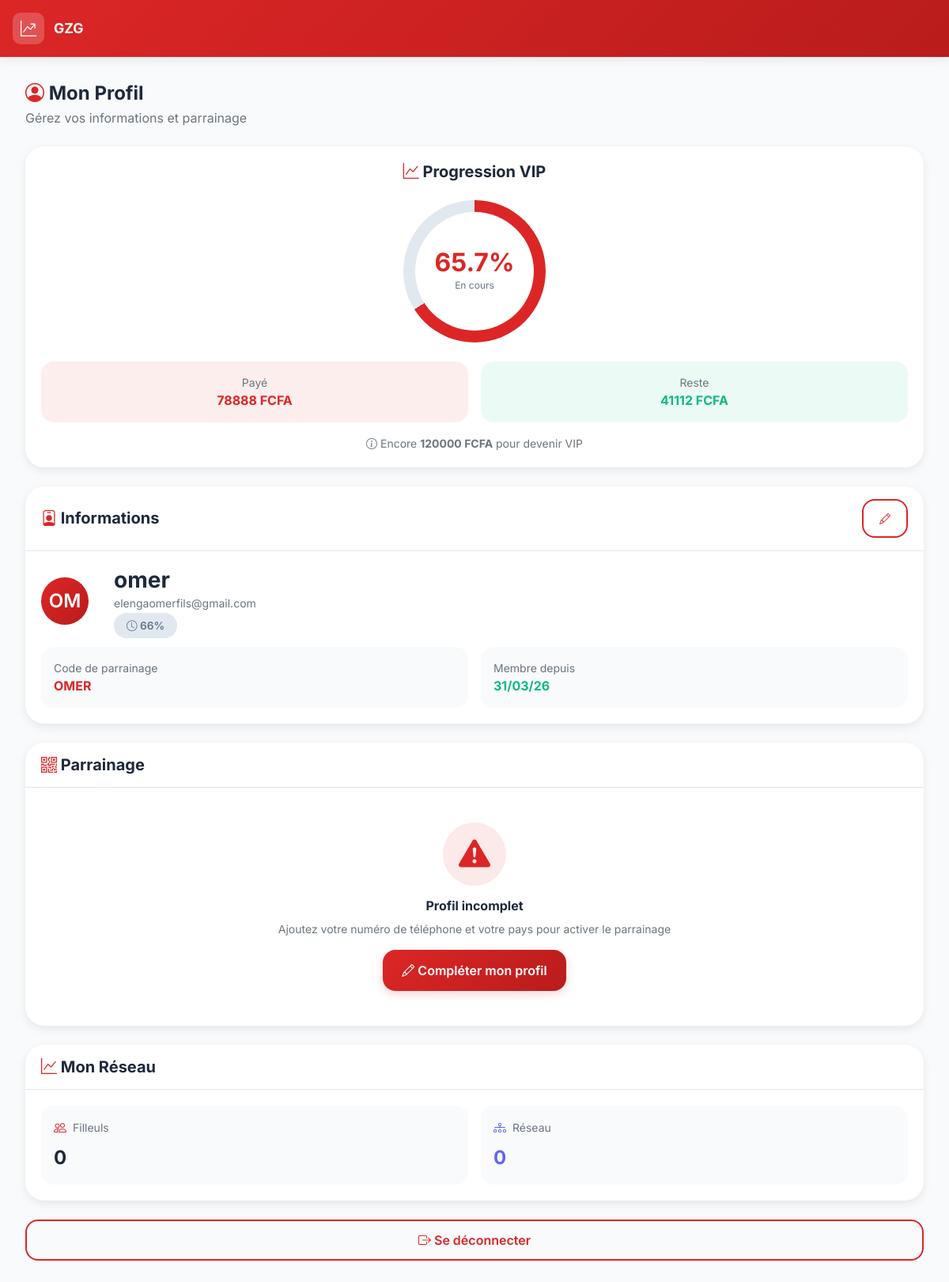
The page /profil/ (signed in) on the database its author committed.
### parrainage/models.py (models this page shows, shortened)
class GlobalSettings(models.Model):
    required_quota = models.DecimalField(
        max_digits=12,
        decimal_places=2,
        default=100000.00,
        help_text="Le montant total pour devenir VIP et accéder aux marchés."
    )
    updated_at = models.DateTimeField(auto_now=True)
    class Meta:
        verbose_name = "Paramètre Global"
        verbose_name_plural = "Paramètres Globaux"
    @classmethod
    def get_current_quota(cls):
        config, _ = cls.objects.get_or_create(id=1)
        return config.required_quota

class Profile(models.Model):
    user = models.OneToOneField(User, on_delete=models.CASCADE, related_name='profile')
    referrer = models.ForeignKey(
        'self',
        on_delete=models.SET_NULL,
        null=True,
        blank=True,
        related_name='referrals'
    )
    referral_code = models.CharField(max_length=50, unique=True, editable=False)
    phone_number = models.CharField(max_length=20, blank=True, null=True, help_text="Numéro de téléphone")
    country = CountryField(blank=True, null=True, help_text="Pays de résidence")
    total_paid = models.DecimalField(max_digits=12, decimal_places=2, default=0.00)
    is_vip = models.BooleanField(default=False)
    reset_token = models.CharField(max_length=64, blank=True, null=True)
    reset_token_expires = models.DateTimeField(blank=True, null=True)
    REFERRAL_LIMIT = 2  # Maximum 2 filleuls directs
    @property
    def is_profile_complete(self):
        return bool(self.phone_number and self.country)
    @property
    def remaining_amount(self):
        from decimal import Decimal
        quota = GlobalSettings.get_current_quota()
        return max(Decimal(quota) - Decimal(self.total_paid), Decimal(0))
    @property
    def progress_percent(self):
        from decimal import Decimal
        quota = GlobalSettings.get_current_quota()
        if quota <= 0: return 0
        return min((float(self.total_paid) / float(quota)) * 100, 100)
    def get_downline_tree(self, level=0, max_depth=10):
        if level >= max_depth:
            return []
        tree = []
        return tree

### parrainage/views.py (the view, shortened to what this page needs)
# urls.py: path('profil/', views.profile_view, name='profile'),
@login_required
def profile_view(request):
    from django_countries import countries as countries_data
    profile, created = Profile.objects.get_or_create(user=request.user)
    quota = GlobalSettings.get_current_quota()
    def count_downline(tree):
        count = 0
        for node in tree:
            count += 1
            count += count_downline(node.get('children', []))
        return count
    total_downline = count_downline(profile.get_downline_tree())
    context = {
        'profile': profile,
        'quota': quota,
        'total_downline': total_downline,
        'countries': list(countries_data),
    }
    return render(request, 'parrainage/profile.html', context)

### templates/parrainage/profile.html (shortened to what this page needs)
{% extends 'parrainage/base.html' %}
{% block content %}
<div class="slide-up">
    <div class="mb-4">
        <h2 class="fw-bold mb-1" style="font-size: 1.5rem;">
            <i class="bi bi-person-circle" style="color: var(--primary-color);"></i>
            Mon Profil
        </h2>
        <p class="text-secondary mb-0">Gérez vos informations et parrainage</p>
    </div>
    <div class="card-mobile mb-4">
        <div class="card-mobile-body text-center">
            <h5 class="fw-bold mb-4">
                <i class="bi bi-graph-up" style="color: var(--primary-color);"></i>
                Progression VIP
            </h5>
            <div class="circular-progress-wrapper mb-4">
                <div class="circular-progress" style="--progress: {{ profile.progress_percent|floatformat:0 }}">
                    <div class="circular-progress-content">
                        <div class="circular-progress-percent">{{ profile.progress_percent|floatformat:1 }}%</div>
                        <div class="circular-progress-label">
                            {% if profile.is_vip %}
                            <span style="color: var(--success-color);"><i class="bi bi-check-circle"></i> VIP</span>
                            {% else %}
                            En cours
                            {% endif %}
                        </div>
                    </div>
                </div>
            </div>
            <div class="row g-3">
                <div class="col-6">
                    <div class="p-3" style="background: rgba(220, 38, 38, 0.08); border-radius: var(--radius-md);">
                        <small class="text-secondary d-block">Payé</small>
                        <strong style="color: var(--primary-color);">{{ profile.total_paid|floatformat:0 }} FCFA</strong>
                    </div>
                </div>
                <div class="col-6">
                    <div class="p-3" style="background: rgba(16, 185, 129, 0.08); border-radius: var(--radius-md);">
                        <small class="text-secondary d-block">Reste</small>
                        <strong style="color: var(--success-color);">{{ profile.remaining_amount|floatformat:0 }} FCFA</strong>
                    </div>
                </div>
            </div>
            {% if not profile.is_vip %}
            <p class="text-secondary small mt-3 mb-0">
                <i class="bi bi-info-circle"></i> Encore <strong>{{ quota|floatformat:0 }} FCFA</strong> pour devenir VIP
            </p>
            {% endif %}
        </div>
    </div>
    <div class="card-mobile mb-4">
        <div class="card-mobile-header">
            <h5 class="fw-bold mb-0">
                <i class="bi bi-person-badge" style="color: var(--primary-color);"></i>
                Informations
            </h5>
            <button class="btn btn-sm btn-outline-primary" onclick="openEditModal()">
                <i class="bi bi-pencil"></i>
            </button>
        </div>
        <div class="card-mobile-body">
            <div class="d-flex align-items-center gap-3 mb-3">
                <div class="list-item-avatar" style="background: linear-gradient(135deg, var(--primary-color), var(--primary-dark)); width: 60px; height: 60px; font-size: 1.5rem;">
                    {{ user.username|slice:":2"|upper }}
                </div>
                <div>
                    <h3 class="fw-bold mb-0">{{ user.username }}</h3>
                    <small class="text-secondary">{{ user.email }}</small>
                    <div class="mt-1">
                        {% if profile.is_vip %}
                        <span class="badge-vip">
                            <i class="bi bi-star-fill"></i> VIP
                        </span>
                        {% else %}
                        <span class="badge-pending">
                            <i class="bi bi-clock"></i> {{ profile.progress_percent|floatformat:0 }}%
                        </span>
                        {% endif %}
                    </div>
                </div>
            </div>
            <div class="row g-3">
                <div class="col-6">
                    <div class="p-3" style="background: var(--bg-color); border-radius: var(--radius-md);">
                        <small class="text-secondary d-block">Code de parrainage</small>
                        <strong style="color: var(--primary-color);">{{ profile.referral_code }}</strong>
                    </div>
                </div>
                <div class="col-6">
                    <div class="p-3" style="background: var(--bg-color); border-radius: var(--radius-md);">
                        <small class="text-secondary d-block">Membre depuis</small>
                        <strong style="color: var(--success-color);">{{ user.date_joined|date:"d/m/y" }}</strong>
                    </div>
                </div>
            </div>
        </div>
    </div>
    <div class="card-mobile mb-4">
        <div class="card-mobile-header">
            <h5 class="fw-bold mb-0">
                <i class="bi bi-qr-code" style="color: var(--primary-color);"></i>
                Parrainage
            </h5>
        </div>
        <div class="card-mobile-body">
            {% if profile.is_profile_complete %}
                {% if profile.can_refer %}
                <div class="alert alert-info mb-3" style="background: rgba(13, 110, 253, 0.08); border: none; border-radius: var(--radius-md);">
                    <small>
                        <i class="bi bi-info-circle"></i>
                        Places restantes : <strong>{{ profile.remaining_referrals }}/{{ profile.REFERRAL_LIMIT }}</strong>
                    </small>
                </div>
                <div class="qr-card mb-3">
                    <img src="{{ profile.qr_code_url }}" alt="QR Code" class="qr-code-img">
                    <p class="text-secondary small mt-2 mb-0">Scannez pour partager votre lien</p>
                </div>
                <div class="input-group-modern mb-2">
                    <div class="input-group-icon">
                        <i class="bi bi-link-45deg"></i>
                    </div>
                    <input type="text" class="input-group-input" value="{{ profile.referral_link }}" id="referralLink" readonly>
                    <button class="btn btn-primary btn-sm" onclick="copyLink()" style="padding: 0.5rem 1rem;">
                        <i class="bi bi-clipboard"></i>
                    </button>
                </div>
                <small class="text-secondary">
                    <i class="bi bi-person-badge"></i> Code : <strong>{{ profile.referral_code }}</strong>
                </small>
                {% else %}
                <div class="text-center py-4">
                    <div style="width: 80px; height: 80px; background: rgba(245, 158, 11, 0.1); border-radius: 50%; display: flex; align-items: center; justify-content: center; margin: 0 auto 1rem;">
                        <i class="bi bi-lock-fill" style="font-size: 2.5rem; color: var(--warning-color);"></i>
                    </div>
                    <h6 class="fw-bold">Limite atteinte</h6>
                    <p class="text-secondary small mb-0">Vous avez atteint les {{ profile.REFERRAL_LIMIT }} filleuls maximum</p>
                </div>
                {% endif %}
            {% else %}
            <div class="text-center py-4">
                <div style="width: 80px; height: 80px; background: rgba(220, 38, 38, 0.1); border-radius: 50%; display: flex; align-items: center; justify-content: center; margin: 0 auto 1rem;">
                    <i class="bi bi-exclamation-triangle-fill" style="font-size: 2.5rem; color: var(--primary-color);"></i>
                </div>
                <h6 class="fw-bold">Profil incomplet</h6>
                <p class="text-secondary small mb-3">
                    Ajoutez votre numéro de téléphone et votre pays pour activer le parrainage
                </p>
                <button class="btn btn-primary" onclick="openEditModal()">
                    <i class="bi bi-pencil"></i>
                    Compléter mon profil
                </button>
            </div>
            {% endif %}
        </div>
    </div>
    <div class="card-mobile mb-4">
        <div class="card-mobile-header">
            <h5 class="fw-bold mb-0">
                <i class="bi bi-graph-up" style="color: var(--primary-color);"></i>
                Mon Réseau
            </h5>
        </div>
        <div class="card-mobile-body">
            <div class="row g-3">
                <div class="col-6">
                    <div class="p-3" style="background: var(--bg-color); border-radius: var(--radius-md);">
                        <div class="d-flex align-items-center gap-2 mb-2">
                            <i class="bi bi-people" style="color: var(--primary-color);"></i>
                            <small class="text-secondary">Filleuls</small>
                        </div>
                        <div class="fw-bold" style="font-size: 1.5rem;">{{ profile.referrals.count }}</div>
                    </div>
                </div>
                <div class="col-6">
                    <div class="p-3" style="background: var(--bg-color); border-radius: var(--radius-md);">
                        <div class="d-flex align-items-center gap-2 mb-2">
                            <i class="bi bi-diagram-3" style="color: #6366f1;"></i>
                            <small class="text-secondary">Réseau</small>
                        </div>
                        <div class="fw-bold" style="font-size: 1.5rem; color: #6366f1;">{{ total_downline }}</div>
                    </div>
                </div>
            </div>
        </div>
    </div>
    <a href="{% url 'logout' %}" class="btn btn-outline-primary w-100 mb-3">
        <i class="bi bi-box-arrow-right"></i>
        Se déconnecter
    </a>
</div>
{% endblock %}

### templates/parrainage/base.html (style rules this page uses)
:root { --primary-color: #dc2626; --primary-dark: #b91c1c; --primary-light: #ef4444; --secondary-color: #1e293b; --success-color: #10b981; --warning-color: #f59e0b; --danger-color: #ef4444; --bg-color: #f8fafc; --card-bg: #ffffff; --text-primary: #1e293b; --text-secondary: #64748b; --border-color: #e2e8f0; --shadow-sm: 0 1px 3px rgba(0,0,0,0.1); --shadow-md: 0 4px 12px rgba(0,0,0,0.08); --shadow-lg: 0 10px 40px rgba(0,0,0,0.12); --radius-sm: 12px; --radius-md: 16px; --radius-lg: 20px; --radius-xl: 24px; }
* { font-family: 'Inter', -apple-system, BlinkMacSystemFont, sans-serif; -webkit-tap-highlight-color: transparent; }
body { background: var(--bg-color); min-height: 100vh; padding-bottom: 80px; color: var(--text-primary); }
.card-mobile { background: var(--card-bg); border-radius: var(--radius-lg); box-shadow: var(--shadow-md); border: none; overflow: hidden; transition: all 0.3s; }
.card-mobile-header { padding: 1rem 1.25rem; border-bottom: 1px solid var(--border-color); display: flex; align-items: center; justify-content: space-between; }
.card-mobile-body { padding: 1.25rem; }
.badge-pending { background: #e2e8f0; color: #64748b; padding: 0.5rem 1rem; border-radius: 20px; font-weight: 600; font-size: 0.85rem; }
.btn-primary { background: linear-gradient(135deg, var(--primary-color), var(--primary-dark)); border: none; padding: 0.875rem 1.5rem; font-weight: 600; border-radius: var(--radius-md); transition: all 0.3s; box-shadow: 0 4px 12px rgba(220, 38, 38, 0.2); }
.btn-outline-primary { border: 2px solid var(--primary-color); color: var(--primary-color); background: transparent; padding: 0.75rem 1.25rem; font-weight: 600; border-radius: var(--radius-md); transition: all 0.2s; }
.list-item-avatar { width: 48px; height: 48px; border-radius: 50%; display: flex; align-items: center; justify-content: center; font-weight: 600; color: white; margin-right: 1rem; flex-shrink: 0; }
@media (min-width: 768px) { body { padding-bottom: 0; } }
@media (min-width: 768px) { .card-mobile { border-radius: var(--radius-xl); } }
.slide-up { animation: slideUp 0.4s ease-out; }

### templates/parrainage/profile.html (style rules this page uses)
.circular-progress-wrapper { position: relative; width: 180px; height: 180px; margin: 0 auto; }
.circular-progress { width: 100%; height: 100%; border-radius: 50%; background: conic-gradient(var(--primary-color) calc(var(--progress) * 3.6deg), var(--border-color) 0deg); display: flex; align-items: center; justify-content: center; position: relative; transition: all 0.5s ease; }
.circular-progress::before { content: ''; position: absolute; width: 150px; height: 150px; background: white; border-radius: 50%; }
.circular-progress-content { position: relative; text-align: center; z-index: 1; }
.circular-progress-percent { font-size: 2rem; font-weight: 700; color: var(--primary-color); line-height: 1; }
.circular-progress-label { font-size: 0.75rem; color: var(--text-secondary); margin-top: 0.25rem; }

### rows shown on the page
GlobalSettings: progress_percent "65.7", remaining_amount "41112", required_quota "120000", progress_percent "66"
Profile: total_paid "78888", referral_code "OMER", referrals.count "0"

### other values the page prints
{{ user.username|slice:":2"|upper }} "OM"
{{ user.username }} "omer"
{{ user.email }} "elengaomerfils@gmail.com"
{{ user.date_joined|date:"d/m/y" }} "31/03/26"
{{ total_downline }} "0"
